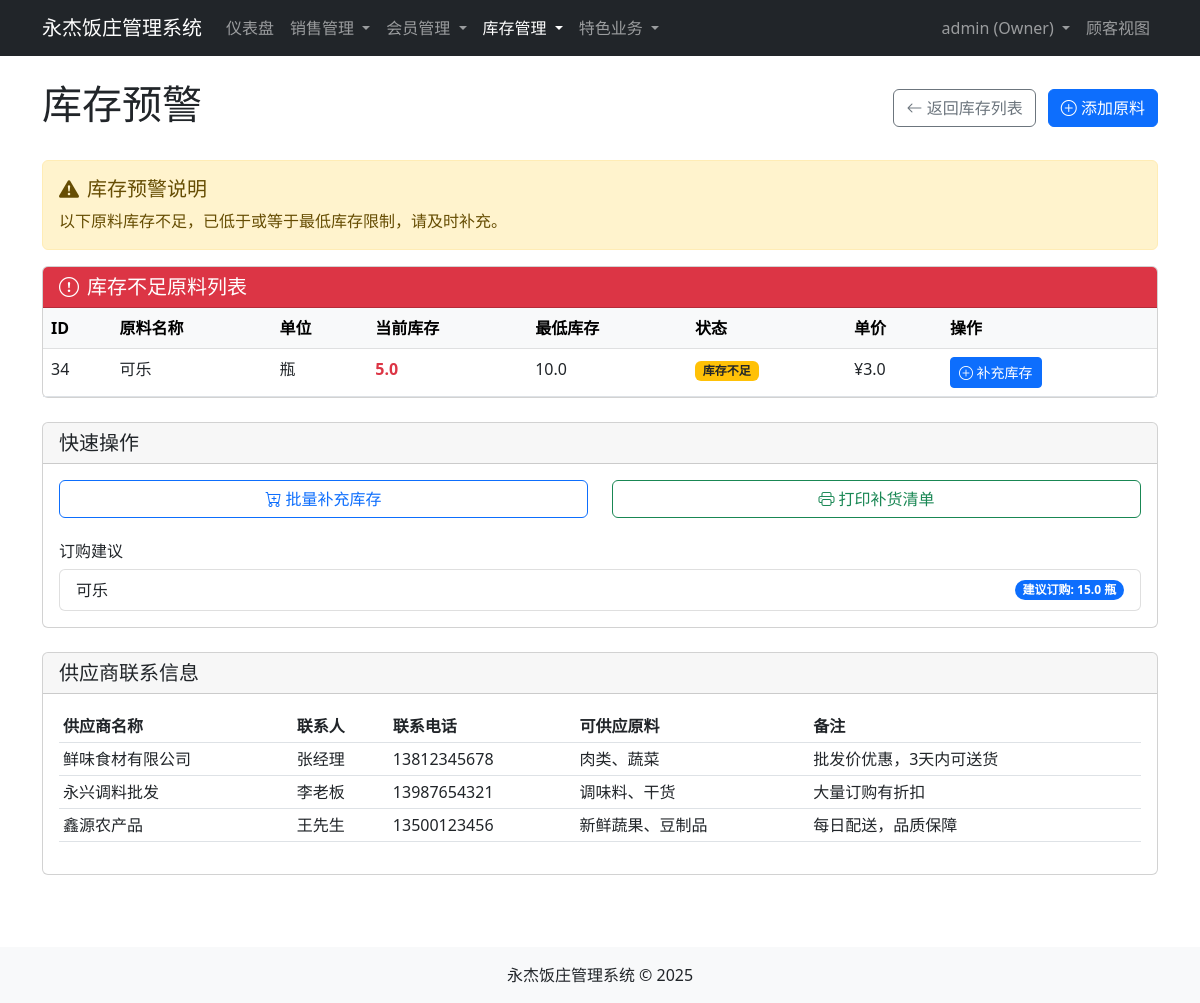
The app's page /inventory/check_stock (signed in) with its own data.
### app.py (models this page shows, shortened)
class User(UserMixin, db.Model):
    id = db.Column(db.Integer, primary_key=True)
    username = db.Column(db.String(64), unique=True, nullable=False, index=True)
    password_hash = db.Column(db.String(128), nullable=False)
    email = db.Column(db.String(120), unique=True, nullable=False, index=True)
    phone = db.Column(db.String(20), nullable=True, index=True)
    role = db.Column(db.String(20), nullable=False, index=True)
    created_at = db.Column(db.DateTime, default=datetime.utcnow)

class Ingredient(db.Model):
    id = db.Column(db.Integer, primary_key=True)
    name = db.Column(db.String(100), nullable=False, unique=True, index=True)
    unit = db.Column(db.String(20), nullable=False)
    quantity = db.Column(db.Float, default=0.0)
    min_quantity = db.Column(db.Float, default=10.0)
    price_per_unit = db.Column(db.Float, nullable=False)
    expiry_date = db.Column(db.DateTime, nullable=True)
    created_at = db.Column(db.DateTime, default=datetime.utcnow)

### app.py (the view)
@app.route('/inventory/check_stock')
@login_required
@role_required(['owner', 'storage'])
def check_stock():
    low_stock = Ingredient.query.filter(Ingredient.quantity <= Ingredient.min_quantity).all()
    tmpl = os.path.join('templates', 'inventory_low_stock.html')
    if not os.path.exists(tmpl): create_placeholder_template(tmpl)
    return render_template('inventory_low_stock.html', low_stock=low_stock)

### app.py (called while the page is built)
def role_required(roles):
    def decorator(f):
        @wraps(f)
        def decorated_function(*args, **kwargs):
            if not current_user.is_authenticated:
                 flash('请先登录以访问此页面', 'info'); return redirect(url_for('login', next=request.url))
            if current_user.role not in roles:
                flash('您没有权限访问此页面', 'danger'); return redirect(url_for('dashboard'))
            return f(*args, **kwargs)
        return decorated_function
    return decorator

@login_manager.user_loader
def load_user(user_id): return User.query.get(int(user_id))

@app.context_processor
def inject_now(): # ... (不变)
    return {'now': datetime.utcnow()}

### templates/inventory_low_stock.html (shortened to what this page needs)
<!DOCTYPE html>
<html lang="zh-CN">
<head>
    <link href="https://cdn.jsdelivr.net/npm/bootstrap@5.2.3/dist/css/bootstrap.min.css" rel="stylesheet">
    <link rel="stylesheet" href="https://cdn.jsdelivr.net/npm/bootstrap-icons@1.8.0/font/bootstrap-icons.css">
</head>
<body>
    <nav class="navbar navbar-expand-lg navbar-dark bg-dark">
        <div class="container">
            <a class="navbar-brand" href="{{ url_for('dashboard') }}">永杰饭庄管理系统</a>
            <div class="collapse navbar-collapse" id="navbarNav">
                <ul class="navbar-nav me-auto">
                    <li class="nav-item">
                        <a class="nav-link" href="{{ url_for('dashboard') }}">仪表盘</a>
                    </li>
                    {% if current_user.role in ['owner', 'chef', 'waiter'] %}
                    <li class="nav-item dropdown">
                        <a class="nav-link dropdown-toggle" href="#" role="button" data-bs-toggle="dropdown">
                            销售管理
                        </a>
                    </li>
                    {% endif %}
                    {% if current_user.role in ['owner', 'waiter'] %}
                    <li class="nav-item dropdown">
                        <a class="nav-link dropdown-toggle" href="#" role="button" data-bs-toggle="dropdown">
                            会员管理
                        </a>
                    </li>
                    {% endif %}
                    {% if current_user.role in ['owner', 'storage'] %}
                    <li class="nav-item dropdown">
                        <a class="nav-link dropdown-toggle active" href="#" role="button" data-bs-toggle="dropdown">
                            库存管理
                        </a>
                    </li>
                    {% endif %}
                    <li class="nav-item dropdown">
                        <a class="nav-link dropdown-toggle" href="#" role="button" data-bs-toggle="dropdown">
                            特色业务
                        </a>
                    </li>
                </ul>
                <ul class="navbar-nav">
                    <li class="nav-item dropdown">
                        <a class="nav-link dropdown-toggle" href="#" role="button" data-bs-toggle="dropdown">
                            {{ current_user.username }} ({{ current_user.role|capitalize }})
                        </a>
                    </li>
                    <li class="nav-item">
                        <a class="nav-link" href="{{ url_for('customer_index') }}" target="_blank">顾客视图</a>
                    </li>
                </ul>
            </div>
        </div>
    </nav>
    <div class="container py-4">
        <div class="d-flex justify-content-between align-items-center mb-4">
            <h1>库存预警</h1>
            <div>
                <a href="{{ url_for('inventory_list') }}" class="btn btn-outline-secondary me-2">
                    <i class="bi bi-arrow-left"></i> 返回库存列表
                </a>
                {% if current_user.role in ['owner', 'storage'] %}
                <a href="{{ url_for('inventory_add') }}" class="btn btn-primary">
                    <i class="bi bi-plus-circle"></i> 添加原料
                </a>
                {% endif %}
            </div>
        </div>
        <div class="alert alert-warning">
            <h5 class="alert-heading"><i class="bi bi-exclamation-triangle-fill me-2"></i>库存预警说明</h5>
            <p class="mb-0">以下原料库存不足，已低于或等于最低库存限制，请及时补充。</p>
        </div>
        <div class="card">
            <div class="card-header bg-danger text-white">
                <h5 class="mb-0"><i class="bi bi-exclamation-circle me-2"></i>库存不足原料列表</h5>
            </div>
            <div class="card-body p-0">
                {% if low_stock %}
                <div class="table-responsive">
                    <table class="table table-hover mb-0">
                        <thead class="table-light">
                            <tr>
                                <th>ID</th>
                                <th>原料名称</th>
                                <th>单位</th>
                                <th>当前库存</th>
                                <th>最低库存</th>
                                <th>状态</th>
                                <th>单价</th>
                                {% if current_user.role in ['owner', 'storage'] %}
                                <th>操作</th>
                                {% endif %}
                            </tr>
                        </thead>
                        <tbody>
                            {% for item in low_stock %}
                            <tr>
                                <td>{{ item.id }}</td>
                                <td>{{ item.name }}</td>
                                <td>{{ item.unit }}</td>
                                <td class="fw-bold text-danger">{{ item.quantity }}</td>
                                <td>{{ item.min_quantity }}</td>
                                <td>
                                    {% if item.quantity == 0 %}
                                    <span class="badge bg-danger">已耗尽</span>
                                    {% else %}
                                    <span class="badge bg-warning text-dark">库存不足</span>
                                    {% endif %}
                                </td>
                                <td>¥{{ item.price_per_unit }}</td>
                                {% if current_user.role in ['owner', 'storage'] %}
                                <td>
                                    <button class="btn btn-sm btn-primary update-stock-btn"
                                            data-bs-toggle="modal" data-bs-target="#updateStockModal"
                                            data-id="{{ item.id }}"
                                            data-name="{{ item.name }}"
                                            data-quantity="{{ item.quantity }}"
                                            data-unit="{{ item.unit }}">
                                        <i class="bi bi-plus-circle"></i> 补充库存
                                    </button>
                                </td>
                                {% endif %}
                            </tr>
                            {% endfor %}
                        </tbody>
                    </table>
                </div>
                {% else %}
                <div class="text-center py-5">
                    <i class="bi bi-check-circle-fill text-success" style="font-size: 3rem;"></i>
                    <h4 class="mt-3">所有原料库存充足</h4>
                    <p class="text-muted">当前没有需要补充的原料</p>
                </div>
                {% endif %}
            </div>
        </div>
        {% if low_stock and current_user.role in ['owner', 'storage'] %}
        <div class="card mt-4">
            <div class="card-header">
                <h5 class="mb-0">快速操作</h5>
            </div>
            <div class="card-body">
                <div class="row">
                    <div class="col-md-6">
                        <div class="d-grid">
                            <button class="btn btn-outline-primary" data-bs-toggle="modal" data-bs-target="#bulkUpdateModal">
                                <i class="bi bi-cart-plus"></i> 批量补充库存
                            </button>
                        </div>
                    </div>
                    <div class="col-md-6">
                        <div class="d-grid">
                            <button class="btn btn-outline-success" id="printListBtn">
                                <i class="bi bi-printer"></i> 打印补货清单
                            </button>
                        </div>
                    </div>
                </div>
                {% if current_user.role == 'owner' %}
                <div class="mt-4">
                    <h6>订购建议</h6>
                    <ul class="list-group">
                        {% for item in low_stock %}
                        <li class="list-group-item d-flex justify-content-between align-items-center">
                            {{ item.name }}
                            <span class="badge bg-primary rounded-pill">建议订购: {{ (item.min_quantity - item.quantity) * 3 if item.min_quantity > item.quantity else item.min_quantity * 2 }} {{ item.unit }}</span>
                        </li>
                        {% endfor %}
                    </ul>
                </div>
                {% endif %}
            </div>
        </div>
        {% endif %}
        {% if low_stock and current_user.role in ['owner', 'storage'] %}
        <div class="card mt-4">
            <div class="card-header">
                <h5 class="mb-0">供应商联系信息</h5>
            </div>
            <div class="card-body">
                <div class="table-responsive">
                    <table class="table table-sm">
                        <thead>
                            <tr>
                                <th>供应商名称</th>
                                <th>联系人</th>
                                <th>联系电话</th>
                                <th>可供应原料</th>
                                <th>备注</th>
                            </tr>
                        </thead>
                        <tbody>
                            <tr>
                                <td>鲜味食材有限公司</td>
                                <td>张经理</td>
                                <td>13812345678</td>
                                <td>肉类、蔬菜</td>
                                <td>批发价优惠，3天内可送货</td>
                            </tr>
                            <tr>
                                <td>永兴调料批发</td>
                                <td>李老板</td>
                                <td>13987654321</td>
                                <td>调味料、干货</td>
                                <td>大量订购有折扣</td>
                            </tr>
                            <tr>
                                <td>鑫源农产品</td>
                                <td>王先生</td>
                                <td>13500123456</td>
                                <td>新鲜蔬果、豆制品</td>
                                <td>每日配送，品质保障</td>
                            </tr>
                        </tbody>
                    </table>
                </div>
            </div>
        </div>
        {% endif %}
    </div>
    <footer class="bg-light text-center py-3 mt-5">
        <div class="container">
            <p class="mb-0">永杰饭庄管理系统 &copy; 2025</p>
        </div>
    </footer>

### records on screen
User: username "admin", role "Owner"
Ingredient: id "34", name "可乐", unit "瓶", quantity "5.0", min_quantity "10.0", shows "库存不足", price_per_unit "3.0", min_quantity+quantity "15.0"
